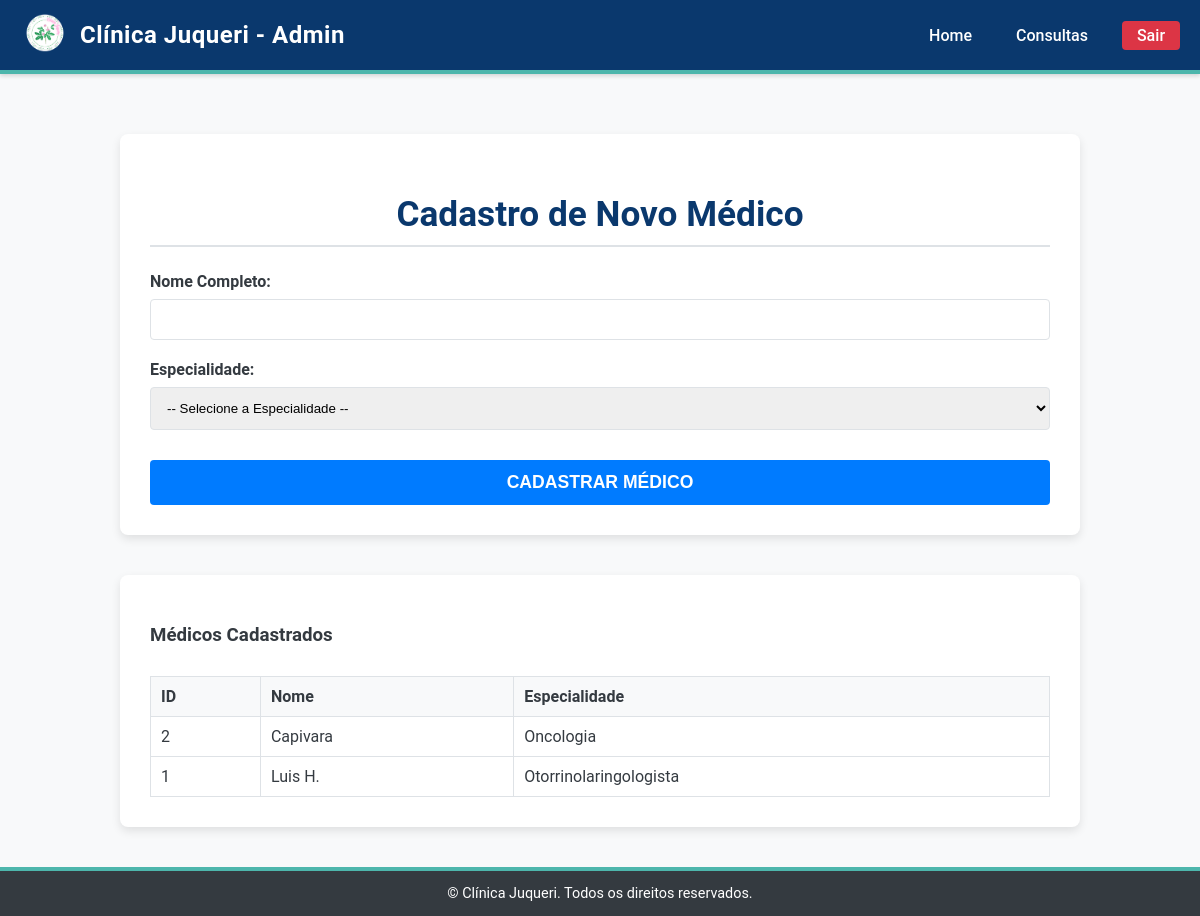
Screenshot of /consulta_medica/admin/cadastro_medico.php (signed in) with the database file from the repository.
### tables this page shows
CREATE TABLE `medicos` (
  `id` int(11) NOT NULL,
  `nome` varchar(100) DEFAULT NULL,
  `especialidade_id` int(11) DEFAULT NULL
);

CREATE TABLE `especialidades` (
  `id` int(11) NOT NULL,
  `nome` varchar(100) DEFAULT NULL
);

### consulta_medica/admin/cadastro_medico.php (the view, shortened to what this page needs)
<?php
include "../conexao.php";
$mensagem = "";
$medicos = [];
$sql_medicos = "
    SELECT m.id, m.nome, e.nome AS especialidade_nome
    FROM medicos m
    JOIN especialidades e ON m.especialidade_id = e.id
    ORDER BY m.nome ASC
";
if ($res_medicos = $mysqli->query($sql_medicos)) {
    while ($row = $res_medicos->fetch_assoc()) {
        $medicos[] = $row;
    }
}
?>
<!DOCTYPE html>
<html lang="pt-BR">
<head>
    <link rel="stylesheet" href="../estilo.css">
</head>
<body class="tela">
    <header class="header-padrao">
        <div class="header-conteudo">
            <a href="admin_home.php" class="logo-link">
                <img src="../logo.png" alt="Logo Clínica Juqueri" class="logo-header">
                Clínica Juqueri - Admin
            </a>
            <nav class="links-navegacao">
                <a href="admin_home.php">Home</a>
                <a href="admin_consultas.php">Consultas</a>
                <a href="../logout.php" style="background-color: #dc3545; padding: 5px 15px; border-radius: 4px;">Sair</a>
            </nav>
        </div>
    </header>
    <main class="conteudo-principal-centralizado">
        <div class="form-container" style="max-width: 900px;">
            <h2>Cadastro de Novo Médico</h2>
            <form method="POST" action="cadastro_medico.php">
                <div class="input-group">
                    <label for="nome">Nome Completo:</label>
                    <input type="text" id="nome" name="nome" required>
                </div>
                <div class="input-group">
                    <label for="especialidade_id">Especialidade:</label>
                    <select id="especialidade_id" name="especialidade_id" required>
                        <option value="">-- Selecione a Especialidade --</option>
                    </select>
                </div>
                <button type="submit" class="btn-submit">Cadastrar Médico</button>
            </form>
        </div>
        <div class="form-container" style="max-width: 900px; margin-top: 40px;">
            <h3>Médicos Cadastrados </h3>
            <?php if (empty($medicos) && empty($mensagem)): ?>
                <p>Nenhum médico cadastrado no momento.</p>
            <?php elseif (!empty($medicos)): ?>
                <table class="tabela-medicos">
                    <thead>
                        <tr>
                            <th>ID</th>
                            <th>Nome</th>
                            <th>Especialidade</th>
                            </tr>
                    </thead>
                    <tbody>
                        <?php foreach($medicos as $m): ?>
                            <tr>
                                <td><?= $m['id'] ?></td>
                                <td><?= htmlspecialchars($m['nome']) ?></td>
                                <td><?= htmlspecialchars($m['especialidade_nome']) ?></td>
                            </tr>
                        <?php endforeach; ?>
                    </tbody>
                </table>
            <?php endif; ?>
        </div>
    </main>
    <footer class="footer-padrao">
        <span>&copy; Clínica Juqueri. Todos os direitos reservados.</span>
    </footer>
</body>
</html>

### consulta_medica/estilo.css (style rules this page uses)
:root { --cor-principal: #0A386D; --cor-secundaria: #007BFF; --cor-saude: #4DB6AC; --cor-fundo-claro: #F8F9FA; --cor-texto-principal: #343A40; --cor-borda-padrao: #dee2e6; }
body { font-family: 'Roboto', 'Arial', sans-serif; color: var(--cor-texto-principal); display: flex; flex-direction: column; margin: 0; padding: 0; min-height: 100vh; background-color: var(--cor-fundo-claro); }
.conteudo-principal-centralizado { flex-grow: 1; width: 90%; max-width: 1000px; margin: 0 auto; padding: 40px 0; display: flex; flex-direction: column; align-items: center; text-align: center; }
.header-padrao { position: sticky; top: 0; width: 100%; height: 70px; background-color: var(--cor-principal); border-bottom: 4px solid var(--cor-saude); z-index: 1000; box-shadow: 0 2px 4px rgba(0, 0, 0, 0.15); }
.header-conteudo { max-width: 1200px; height: 100%; margin: 0 auto; padding: 0 20px; display: flex; justify-content: space-between; align-items: center; }
.logo-link { display: flex; align-items: center; font-size: 1.5em; font-weight: bold; color: white; text-decoration: none; letter-spacing: 0.5px; }
.logo-header { height: 50px; width: auto; object-fit: contain; margin-right: 10px; }
.links-navegacao a { text-decoration: none; font-weight: 500; color: white; margin-left: 20px; padding: 5px 10px; border-radius: 4px; transition: background-color 0.3s; }
.conteudo-principal-centralizado h2 { color: var(--cor-principal); font-size: 2.2em; margin-bottom: 5px; }
.footer-padrao { width: 100%; height: 45px; background-color: var(--cor-texto-principal); border-top: 4px solid var(--cor-saude); color: white; display: flex; justify-content: center; align-items: center; font-size: 0.9em; }
.form-container { width: 100%; max-width: 400px; padding: 30px; background-color: white; border-radius: 8px; box-shadow: 0 4px 10px rgba(0, 0, 0, 0.1); text-align: left; margin-top: 20px; }
.form-container h2 { color: var(--cor-principal); margin-bottom: 25px; border-bottom: 2px solid var(--cor-borda-padrao); padding-bottom: 10px; text-align: center; }
.input-group { margin-bottom: 20px; }
.input-group label { display: block; margin-bottom: 8px; font-weight: 600; color: var(--cor-texto-principal); }
.input-group input[type="text"], .input-group input[type="password"], .input-group input[type="email"], .input-group input[type="date"], .input-group select { width: 100%; padding: 12px; border: 1px solid var(--cor-borda-padrao); border-radius: 4px; box-sizing: border-box; transition: border-color 0.2s; }
.btn-submit { width: 100%; padding: 12px; background-color: var(--cor-secundaria); color: white; border: none; border-radius: 4px; cursor: pointer; font-size: 1.1em; font-weight: bold; text-transform: uppercase; transition: background-color 0.2s; margin-top: 10px; }

### consulta_medica/admin/cadastro_medico.php (style rules this page uses)
.tabela-medicos { width: 100%; border-collapse: collapse; margin-top: 30px; }
.tabela-medicos th, .tabela-medicos td { border: 1px solid #dee2e6; padding: 10px; text-align: left; }
.tabela-medicos th { background-color: #f8f9fa; }

### rows the page displays
medicos: id "2", nome "Capivara", especialidade.nome "Oncologia"
medicos: id "1", nome "Luis H.", especialidade.nome "Otorrinolaringologista"
